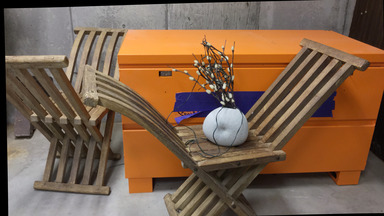
#> input picture Coding_assignments/Disparity Algorithm/data/curucle/im1.jpg, 384 x 216 px, found by its file name
$ jupyter execute disparity.ipynb
#> lines starting #> are read from the running program, lines starting #| are printed output that depends on the picture
[cell 1]
import cv2 as cv
from matplotlib import pyplot as plt
import numpy as np
import itertools

[cell 2]
img1=cv.imread(r"D:\Journey\CV\Coding_assignments\Disparity Algorithm\data\curucle\im1.jpg",cv.IMREAD_GRAYSCALE)
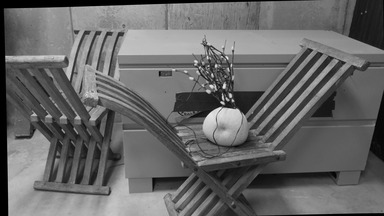
#> img1: shape (216, 384); min 0, max 246, mean 102.6
img2=cv.imread(r"D:\Journey\CV\Coding_assignments\Disparity Algorithm\data\curucle\im2.jpg",cv.IMREAD_GRAYSCALE)
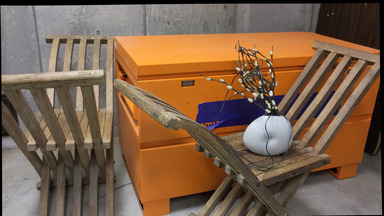
#> input picture Coding_assignments/Disparity Algorithm/data/curucle/im2.jpg, 384 x 216 px, found by its file name
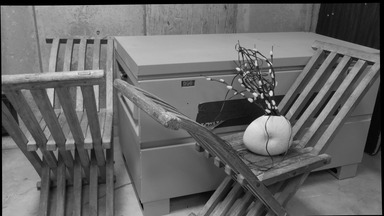
#> img2: shape (216, 384); min 0, max 238, mean 102.9
plt.figure(figsize=(14,8))
plt.subplot(1,2,1)
plt.imshow(img1)
plt.subplot(1,2,2)
plt.imshow(img2)
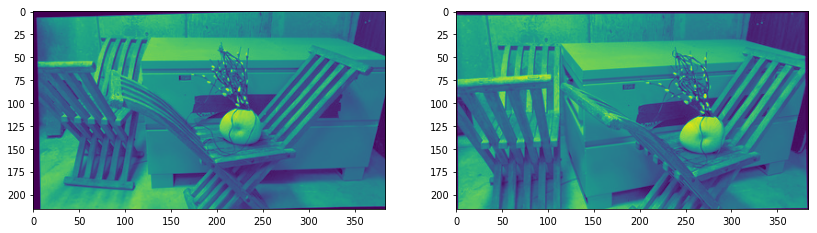
#> figure drawn by matplotlib, 2 panels

[cell 3]
algo=cv.StereoBM.create(numDisparities=32,blockSize=5)
disparity=algo.compute(img1,img2)
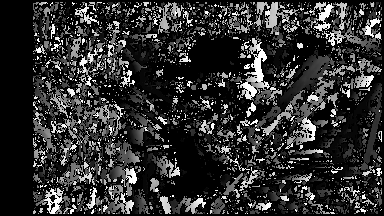
#> disparity: shape (216, 384) int16; min -16, max 496, mean 81.2; drawn with min black and max white
cv.imwrite("disparity.png",disparity)
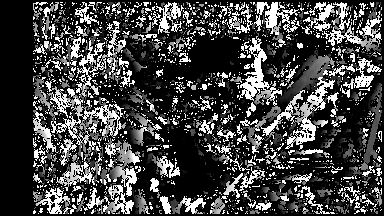
#> saved as disparity.png: shape (216, 384); min 0, max 255, mean 68
plt.figure()
plt.imshow(disparity,cmap='jet')
plt.colorbar(cmap='jet')
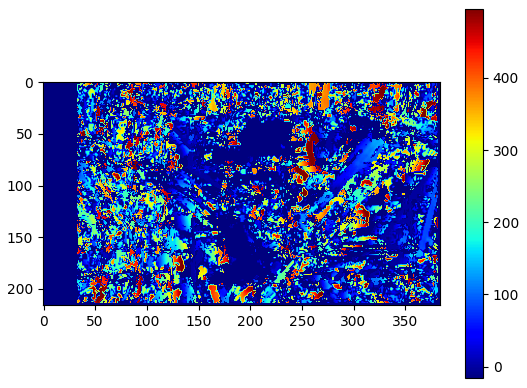
#> figure drawn by matplotlib, 2 panels

[cell 4]
nrows, ncols = disparity.shape
#> nrows = 216; ncols = 384
disparity = disparity.reshape(-1, nrows * ncols)
# filtering invalid disparities (-1)
# setting up row, col vectors

yx = list(itertools.product(range(nrows), range(ncols)))

x, y = list(zip(*yx))
x = np.array(x).reshape(-1, nrows*ncols)
y = np.array(y).reshape(-1, nrows*ncols)

mask = disparity > 0
disparity = disparity[mask] * 0.1

x = x[mask]
y = y[mask]
# Converting disparities to point cloud

baseline = 0.1
focal_length = 150

zw = (baseline * focal_length) / disparity

cx = ncols / 2
#> cx = 192
cy = nrows / 2
#> cy = 108

xw = (x - cx) * zw / focal_length
yw = (y - cy) * zw / focal_length

data = np.stack([-xw, yw, zw], axis=0).T
np.savetxt('point.asc', data)
